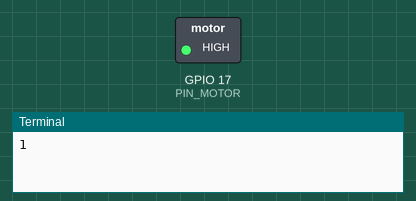
The program below on a simulated Raspberry Pi (BCM pin numbers). Shown: switched loads named in the program (green lamp = pin HIGH), the last lines printed to the terminal.

Above: at 1.0 s.
At 3.0 s:
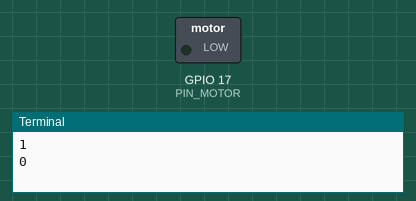
Timing chart, 0 to 5.2 s (numbered marks = the images above):
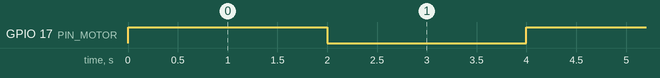

The program:

toggle_pin.py
```python
import RPi.GPIO as GPIO
import time

PIN_MOTOR = 17

GPIO.setmode(GPIO.BCM)
GPIO.setup(PIN_MOTOR, GPIO.OUT)
GPIO.setwarnings(False)

while True:
    GPIO.output(PIN_MOTOR, True)
    print(GPIO.input(PIN_MOTOR))
    time.sleep(2)
    GPIO.output(PIN_MOTOR, False)
    print(GPIO.input(PIN_MOTOR))
    time.sleep(2)
```

Measured:
- by itself, GPIO 17 (PIN_MOTOR): alternates HIGH for 2.0 s and LOW for 2.0 s
